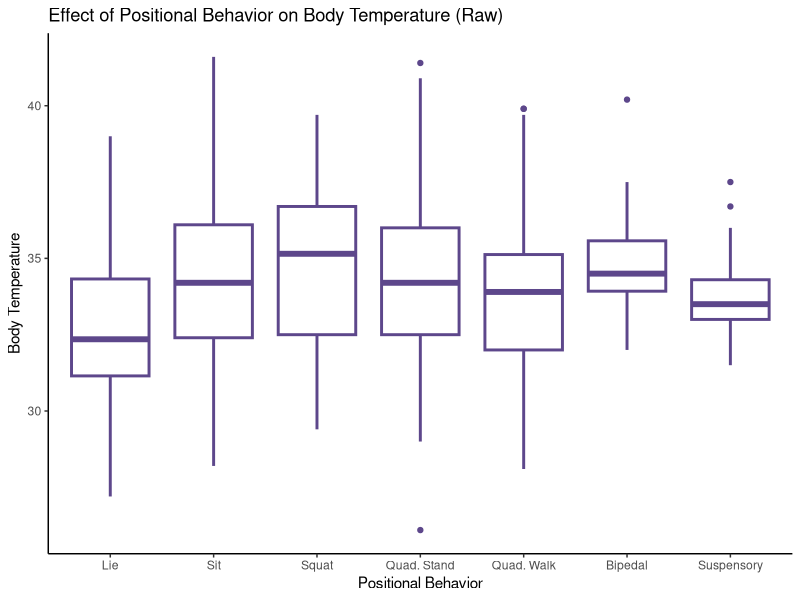
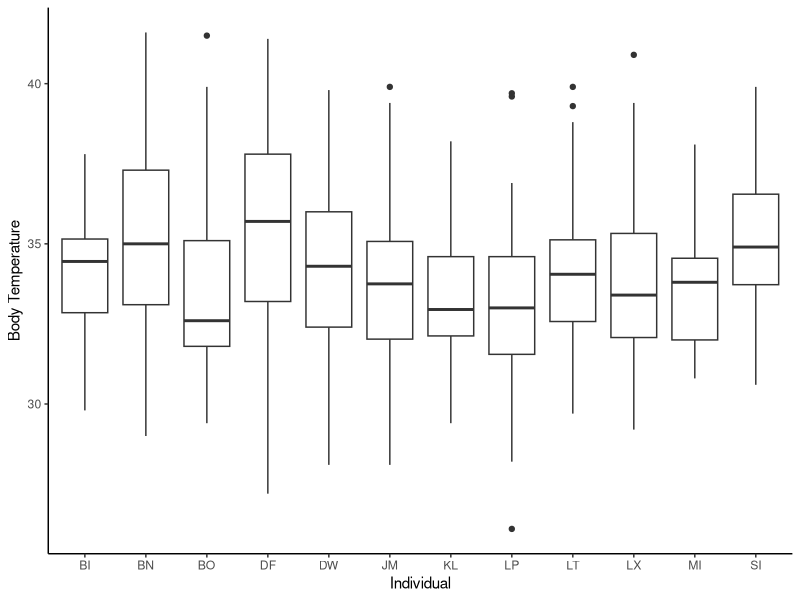
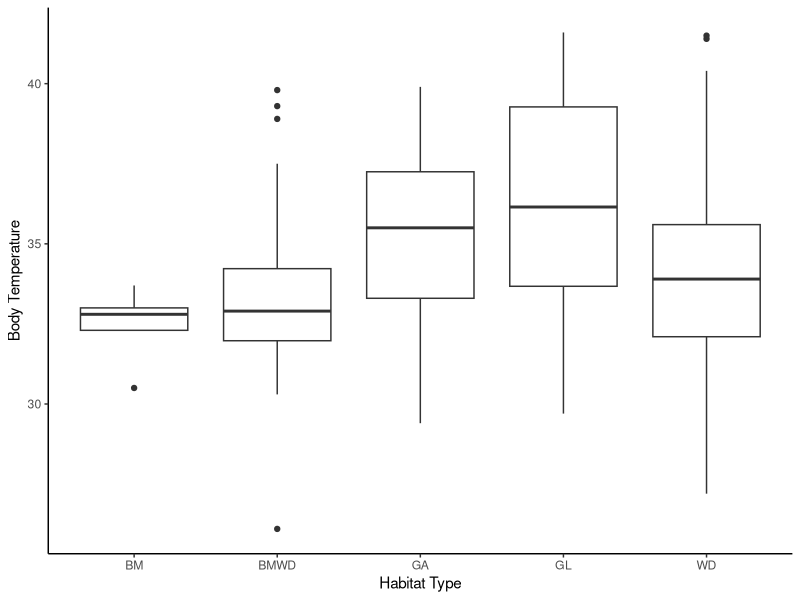
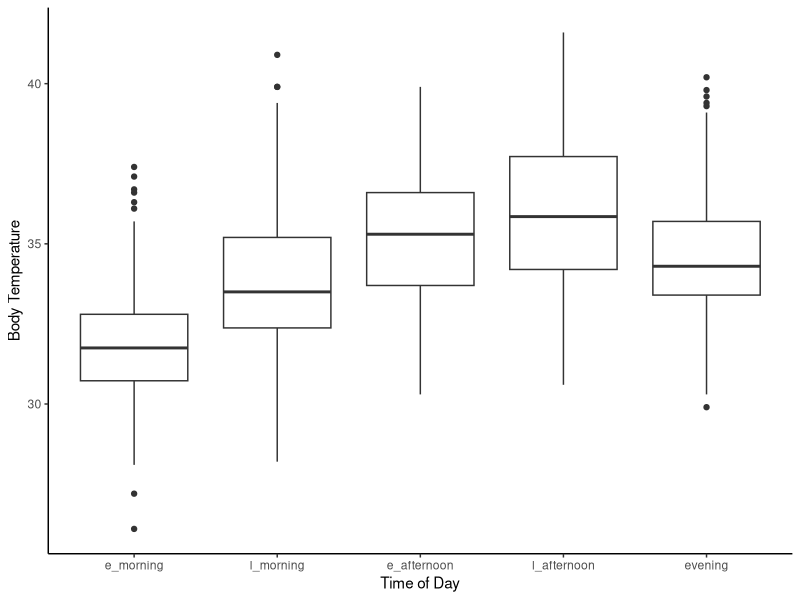
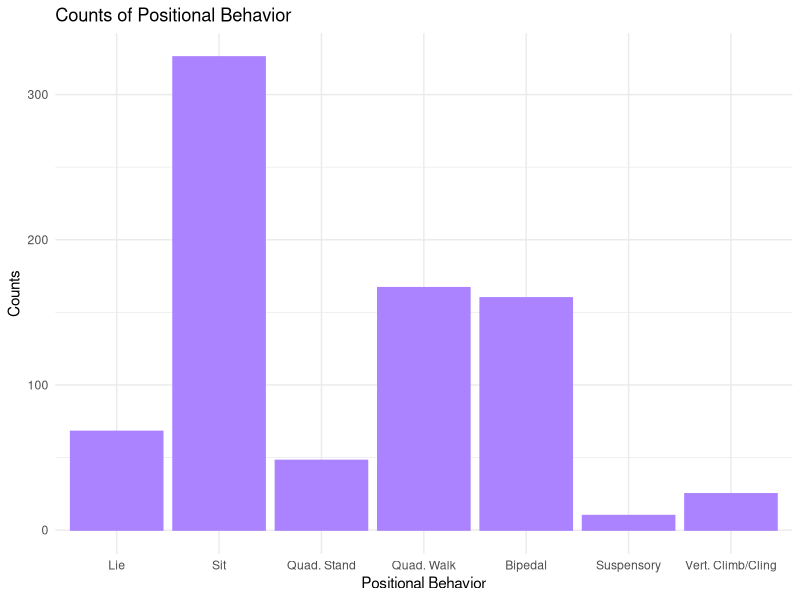
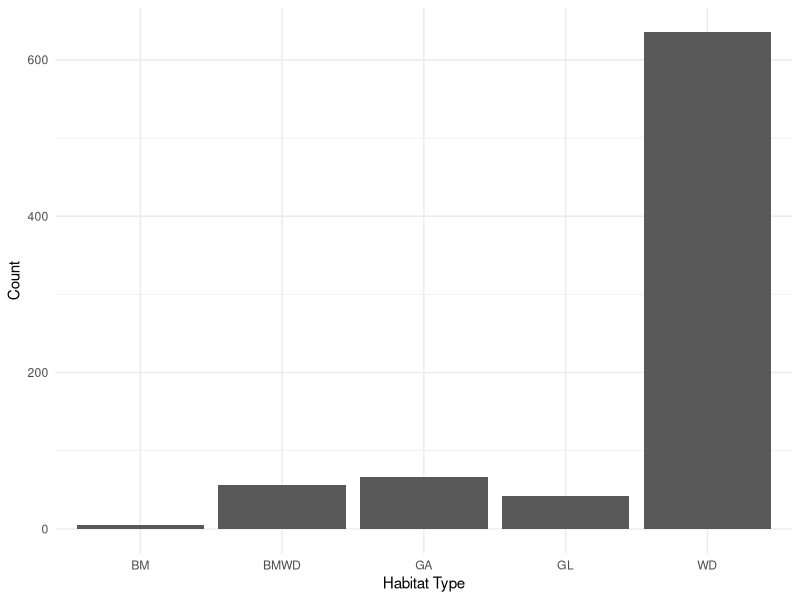
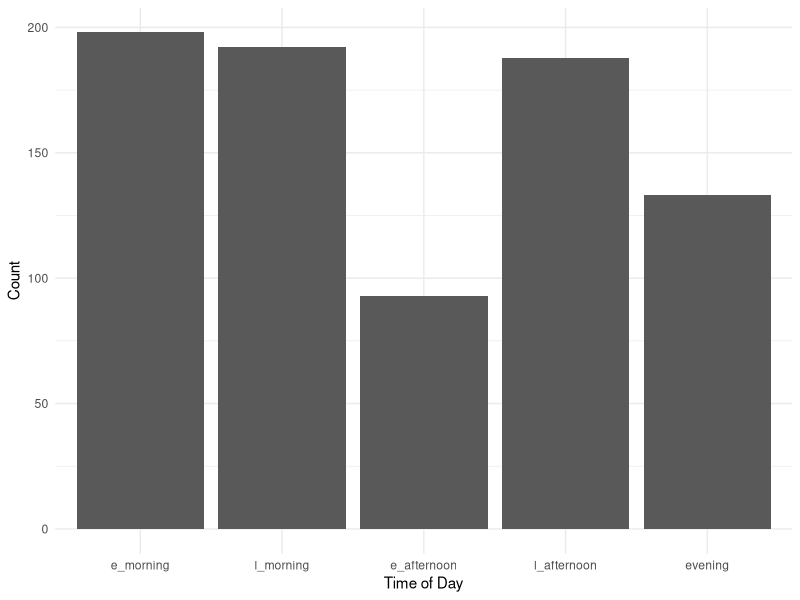
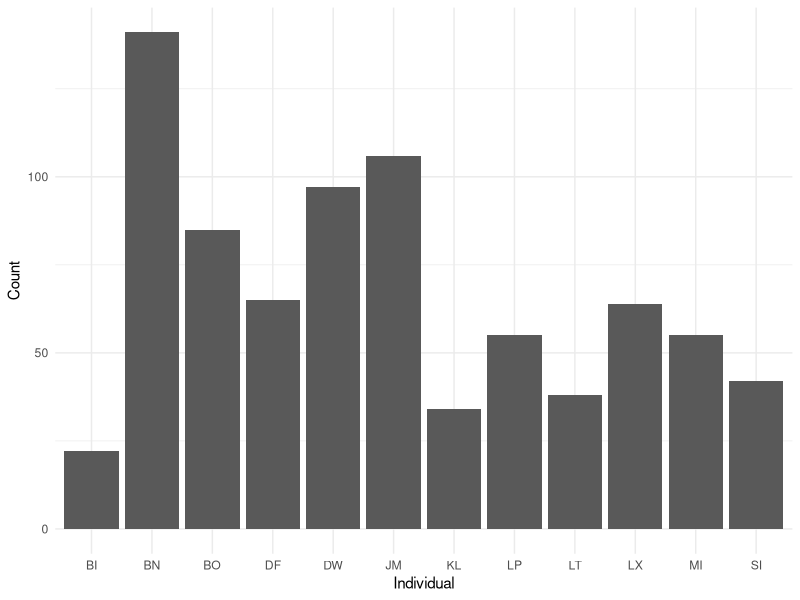

Source code (R) for these figures, in order: (Note: this script raises an error after producing the figures.)
# load libraries
library(readr) 
library(lubridate)
library(magrittr)
library(ggplot2)
library(car)
library(emmeans)
library(lme4)
library(ggthemes)
library(tidyverse) 
#library(plyr) #HSR note- if you need plyr, need to load it before tidyverse. But dplyr in tidyverse does everything plyr can do and more, so shoudln't need plyr. 

##read in data
prelim_tidy <- read_csv("_data/_tidy/prelim_data_tidycols.csv")
View(prelim_tidy)
nrow(prelim_tidy) #2873 rows

#Omit any missing values:
summary(is.na(prelim_tidy)) #looks like missing lots of therm data

prelim_temp<-na.omit(prelim_tidy)
View(prelim_temp)
nrow(prelim_temp) #810 rows; most rows were removed bc therm data missing. 

prelim_temp$therm_t[prelim_temp$therm_t >= 42] <- NA #remove therm values >42 because likely a temp sensor problem? 6 rows removed.  

prelim_temp<-na.omit(prelim_temp) #remove those rows with NA's
View(prelim_temp)
nrow(prelim_temp) #now 804 rows

#Combine positional behaviors into smaller categories
# suspensory = Cb, Br & QM
#bipedalism = BpS, BpW & Abp
#Sit = St & Sq
#Vertical climb and cling together
prelim_temp$pos_beh[prelim_temp$pos_beh == "Cb"] <- "Su"
prelim_temp$pos_beh[prelim_temp$pos_beh == "Br"] <- "Su"
prelim_temp$pos_beh[prelim_temp$pos_beh == "QM"] <- "Su"
prelim_temp$pos_beh[prelim_temp$pos_beh == "Vci"] <- "VC"
prelim_temp$pos_beh[prelim_temp$pos_beh == "Abp"] <- "Bp"
prelim_temp$pos_beh[prelim_temp$pos_beh == "BpS"] <- "Bp"
prelim_temp$pos_beh[prelim_temp$pos_beh == "BpW"] <- "Bp"
prelim_temp$pos_beh[prelim_temp$pos_beh == "Sq"] <- "St"

############
##re-order levels
prelim_temp$time_od <- factor(prelim_temp$time_od, levels = c("e_morning", "l_morning", "e_afternoon", "l_afternoon", "evening"))
prelim_temp$pos_beh <- factor(prelim_temp$pos_beh, levels = c("QS", "Ly", "Sq", "St", "QW", "Bp", "Su", "VC"))

## Change to factor and numeric
factor_cols <- c("pos_beh","context", "substrate", "hab_type", "individual")
numeric_cols <- c("sun", "therm_t", "t_lo", "t_hi", "amb_t")

prelim_temp[factor_cols] <- lapply(prelim_temp[factor_cols], as.factor)

prelim_temp[numeric_cols] <- lapply(prelim_temp[numeric_cols], as.numeric)

str(prelim_temp)

##plotting
## Change levels for the plot 
prelim_temp$pos_beh <- factor(prelim_temp$pos_beh, levels = c("Ly","St", "Sq", "QS", "QW", "Bp", "Su", "VC"))

pb_raw_plot <- ggplot(prelim_temp, aes(pos_beh, therm_t)) +
                  geom_boxplot(fill = "white", colour = "mediumpurple4", size = 1) + 
                  ggtitle("Effect of Positional Behavior on Body Temperature (Raw)") +
                  scale_x_discrete(name = "Positional Behavior", labels = c("Lie", "Sit", 
                                        "Squat", "Quad. Stand", "Quad. Walk", "Bipedal", 
                                        "Suspensory", "Vert. Climb/Cling")) +
                  scale_y_continuous(name = "Body Temperature") +
                  theme_classic()
pb_raw_plot

##save plot
ggsave("pb_raw_plot.pdf", width=10, height=6, units="in")

ggsave("pb_raw_plot.png", width=10, height=6, units="in")

#labels = c("Lie", "Sit", "Squat", "Quad. Stand", "Quad. Walk", "Bipedal", "Suspensory", "Vert. Climb/Cling"

ggplot(prelim_temp, aes(individual, therm_t)) +
  geom_boxplot() + 
  labs(x="Individual", y="Body Temperature") +
  theme_classic()

ggplot(prelim_temp, aes(hab_type, therm_t)) +
  geom_boxplot() + 
  labs(x="Habitat Type", y="Body Temperature") +
  theme_classic()

ggplot(prelim_temp, aes(time_od, therm_t)) +
  geom_boxplot() + 
  labs(x="Time of Day", y="Body Temperature") +
  theme_classic()

##counts
ggplot(prelim_temp, aes(pos_beh))+
  geom_bar(stat="count", fill = "mediumpurple1", colour = "mediumpurple1") + 
  ggtitle("Counts of Positional Behavior") +
  scale_x_discrete(name = "Positional Behavior", 
                   labels = c("Lie", "Sit", "Quad. Stand", "Quad. Walk", 
                              "Bipedal", "Suspensory", "Vert. Climb/Cling")) +
  scale_y_continuous(name = "Counts") +
  theme_minimal()


ggplot(prelim_temp, aes(hab_type))+
  geom_bar(stat="count") + 
  labs(x="Habitat Type", y="Count")+
  theme_minimal()    ###can I combine bamboo with bamboo woodland?

ggplot(prelim_temp, aes(time_od))+
  geom_bar(stat="count") + 
  labs(x="Time of Day", y="Count")+
  theme_minimal()

ggplot(prelim_temp, aes(individual))+
  geom_bar(stat="count") + 
  labs(x="Individual", y="Count")+
  theme_minimal()

ggplot(prelim_temp, aes(sun))+
  geom_histogram()

ggplot(prelim_temp, aes(amb_t))+
  geom_histogram()

###model plotting
library(broom)

m1 <- lmer(therm_t ~ pos_beh + amb_t + sun + date + hab_type +
       (1|individual), data = prelim_temp)
summary(m1)
confint(m1)

#ggplot(fortify(m1), aes(pos_beh, therm_t)) +
  #stat_summary(fun.data=mean_se, geom="pointrange") +
  #stat_summary(aes(y=.fitted), fun.y=mean, geom="line")

#predict(m1, preddata)

#m1_res <- tidy(coef(summary(m1)) ) 
#ggplot(m1_res, aes(pos_beh, therm_t)) +
  #geom_point()

ggplot(prelim_temp, aes(pos_beh, therm_t)) + 
  geom_point(size = 3) +
  geom_point(aes(y=predict(m1)), size = 1)

#change levels for the plot
prelim_temp$pos_beh <- factor(prelim_temp$pos_beh, levels = c("Ly","St", "Sq", "QS", "QW", "Bp", "Su", "VC"))

pred_v_obs <- ggplot(prelim_temp, aes(pos_beh, therm_t)) + 
              geom_point(size = 3, colour = "blue") + #shows raw data
              geom_boxplot(colour="blue")+ #shows raw data
              geom_boxplot(aes(y=predict(m1)), size = 1, colour = "red") + #shows model predictions
              scale_x_discrete(name = "Positional Behavior", labels = c("Lie", "Sit", 
                                      "Squat", "Quad. Stand", "Quad. Walk", "Bipedal", 
                                      "Suspensory", "Vert. Climb/Cling")) +
              scale_y_continuous(name = "Body Temperature") +
              theme_classic()

pred_v_obs
#hsr: what this tells me is that the model predictions are pretty close to the raw data. (red and blue boxplots are similar). You can plot just the raw data and see the pattern, if you'd like. 

##save plot for reference
ggsave("pred_v_obs.pdf", width=10, height=6, units="in")

ggsave("pred_v_obs.png", width=10, height=6, units="in")

###################
##change levels back
prelim_temp$pos_beh <- factor(prelim_temp$pos_beh, levels = c("QS", "Ly", "Sq", "St", "QW", "Bp", "Su", "VC"))

##tried another thing and it didn't work...
#newdat <- expand.grid(pos_beh=unique(prelim_temp$pos_beh), 
                      #time_od=unique(prelim_temp$time_od),
                      #sun=c(min(prelim_temp$sun),
                       #     max(prelim_temp$sun)),
                      #date=date(prelim_temp$date),
                      #hab_type=unique(prelim_temp$hab_type))
                      
#ggplot(prelim_temp, aes(x=pos_beh, y=therm_t)) +
 # geom_point(size=3) +
  #geom_line(data=newdat, aes(y=predict(m1, level=0, newdata=newdat), size="Positional Behavior")) +
  #scale_size_manual(name="Predictions", values=c("Positional Behavior"=3)) +
  #theme_classic() 

## Create dataframe to predict over
##attempting to follow tutorial but got too confused....
preddata <- with(prelim_temp, expand.grid(pos_beh = levels(pos_beh), time_od = levels(time_od), sun = c(0,50,100), date = c("2018-06-28", "2018-06-06", "2018-07-16"), hab_type = c("WD", "WG", "GL"), individual = c("DW","JM", "LT")))

factor_cols <- c("pos_beh", "hab_type", "individual")
numeric_cols <- c("sun", "amb_t")

preddata[factor_cols] <- lapply(preddata[factor_cols], as.factor)
preddata[numeric_cols] <- lapply(preddata[numeric_cols], as.numeric)

preddata$date <- as.Date(preddata$date)

str(preddata)

########
mm <- model.matrix(~pos_beh + amb_t + sun + date + hab_type, data=preddata)

###won't work because I don't have 2 or more levels per factor

pframe2 <- data.frame(preddata,eta=mm%*%fixef(m1))
pframe2 <- with(pframe2,data.frame(pframe2,prop=eta))
pvar1 <- diag(mm %*% tcrossprod(vcov(m1),mm))
tvar1 <- pvar1+VarCorr(m1)$individual
pframe2 <- data.frame(
  pframe2
  , plo = pframe2$eta-2*sqrt(pvar1)
  , phi = pframe2$eta+2*sqrt(pvar1)
  , tlo = pframe2$eta-2*sqrt(tvar1)
  , thi = pframe2$eta+2*sqrt(tvar1)
)
